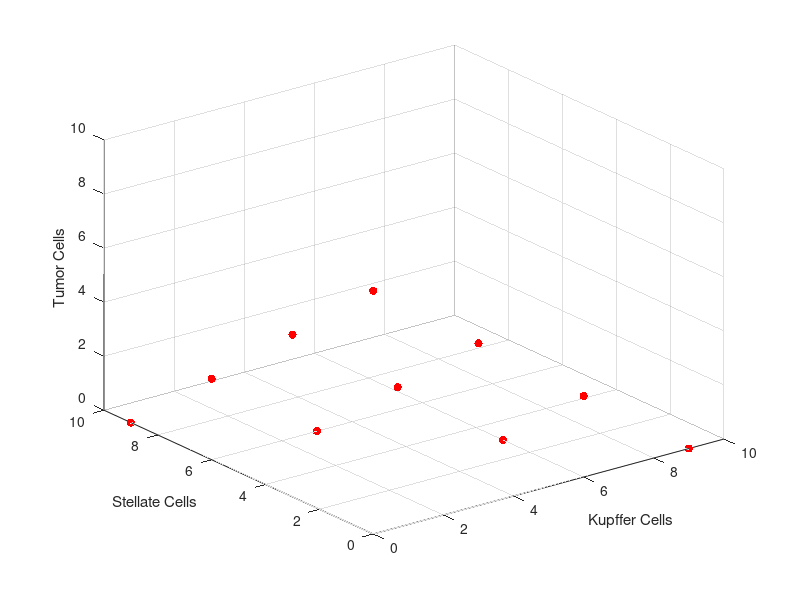

Source code (MATLAB):
compatible=zeros(1,3);
count=1;
iter=3;
for i=0:iter:9
    for j=0:iter:9
        for k=0:iter:9
        if(i+j+k==9)
            compatible(count,1)=i;
            compatible(count,2)=j;
            compatible(count,3)=k;
        count=count+1;
        end
            
        end
    end
end
figure
scatter3(compatible(:,1),compatible(:,2),compatible(:,3),'r','filled');
%line(compatible(:,1),compatible(:,2),compatible(:,3));
xlabel('Kupffer Cells');
ylabel('Stellate Cells');
zlabel('Tumor Cells');